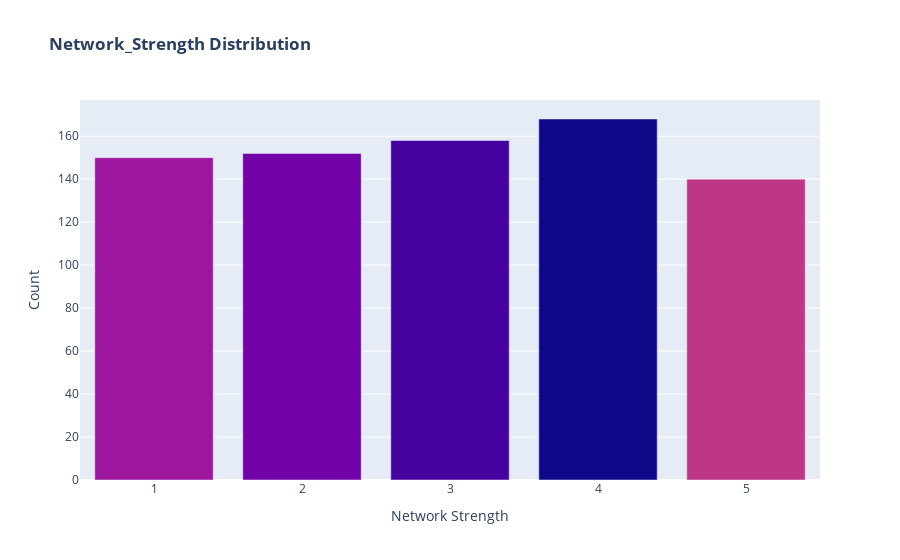

The notebook cell this image was saved under:
### Code cell
fig = go.Figure(data=[go.Bar(x=data['Network_Strength'].value_counts().index,
                             y=data['Network_Strength'].value_counts().values,
                             marker=dict(color=px.colors.sequential.Plasma))])

fig.update_layout(title_text="<b> Network_Strength Distribution</b>",
                  xaxis_title="Network Strength",
                  yaxis_title="Count")

fig.show()

### Figure 1 — Plotly figure (JSON) as saved in the notebook; plotly's stock layout.template omitted (floating-point values rounded to 4 significant figures)
{"data": [{"marker": {"color": ["#0d0887", "#46039f", "#7201a8", "#9c179e", "#bd3786", "#d8576b", "#ed7953", "#fb9f3a", "#fdca26", "#f0f921"]}, "type": "bar", "x": [4, 3, 2, 1, 5], "y": [168, 158, 152, 150, 140]}], "layout": {"title": {"text": "<b> Network_Strength Distribution</b>"}, "xaxis": {"title": {"text": "Network Strength"}}, "yaxis": {"title": {"text": "Count"}}}}
